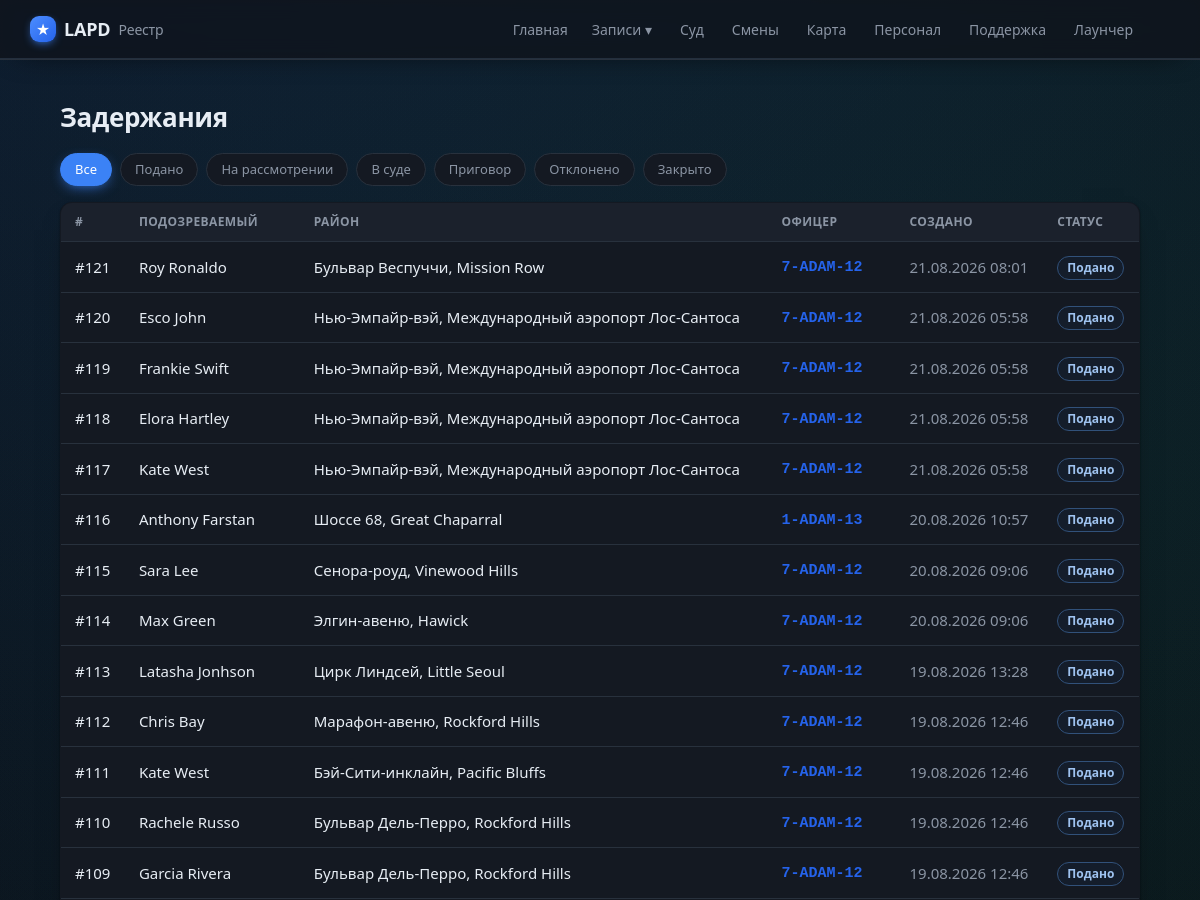
The app's page /cases (upper part), older data.
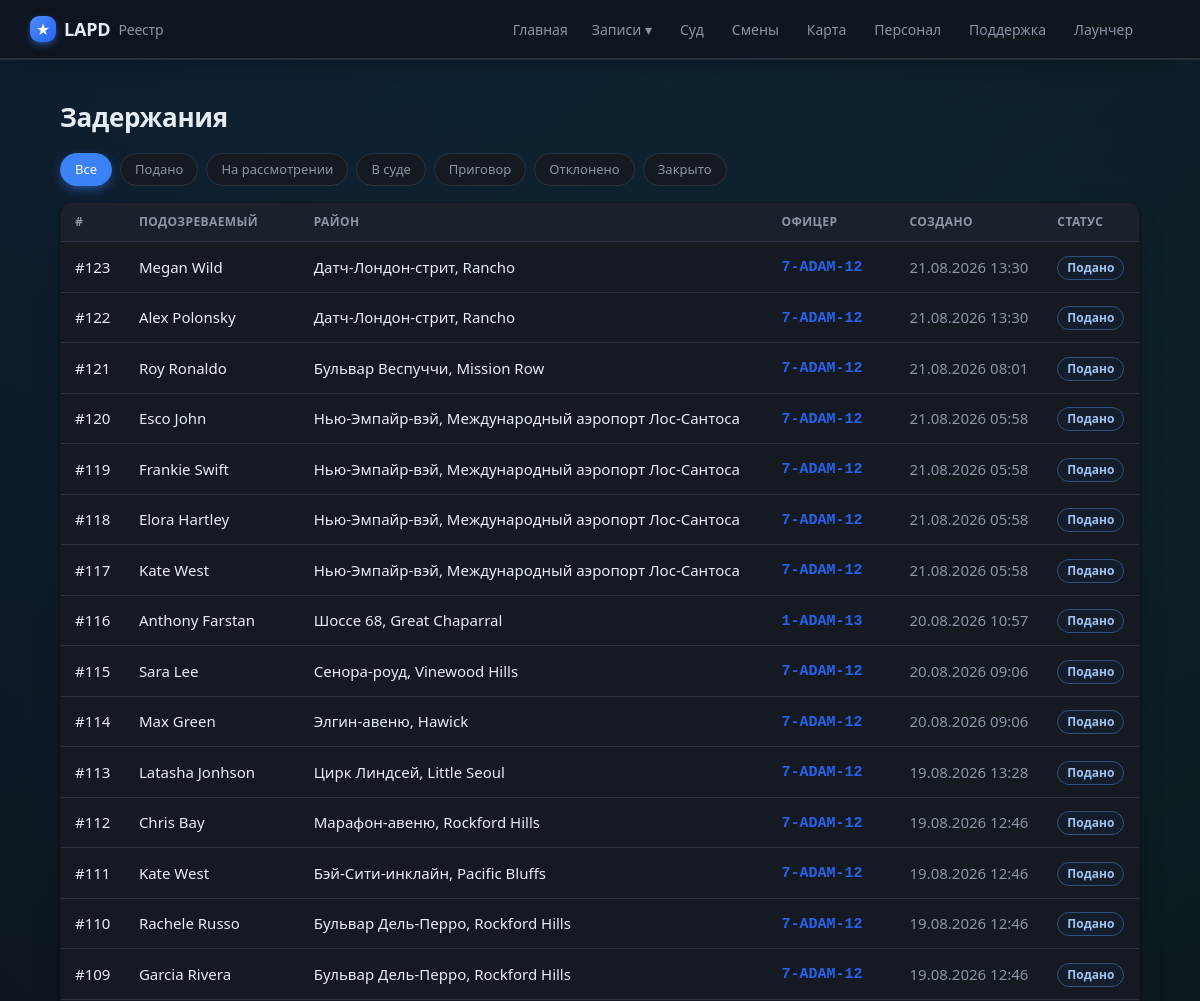
The same page, newer data.
### tables this page shows
CREATE TABLE cases (
                id INTEGER PRIMARY KEY AUTOINCREMENT,
                officer_id INTEGER NOT NULL,
                suspect_name TEXT,
                wanted INTEGER DEFAULT 0,
                license_state TEXT,
                citations INTEGER DEFAULT 0,
                zone TEXT,
                postal TEXT,
                game_time TEXT,
                created_at TEXT NOT NULL,
                screenshot TEXT,
                status TEXT NOT NULL DEFAULT 'submitted',
                discord_sent INTEGER DEFAULT 0,
                vehicle_model TEXT, vehicle_plate TEXT, vehicle_color TEXT,
                charges TEXT, found_items TEXT, reason TEXT, notes TEXT,
                mugshot TEXT, fine INTEGER, bail INTEGER, jail_time TEXT,
                is_test INTEGER DEFAULT 0, external_id TEXT, suspect_dob TEXT,
                FOREIGN KEY (officer_id) REFERENCES officers(id)
            );

CREATE TABLE officers (
                id INTEGER PRIMARY KEY AUTOINCREMENT,
                callsign TEXT UNIQUE NOT NULL,
                name TEXT
            , current_status TEXT, status_since TEXT, rank TEXT, department TEXT, discord TEXT, is_admin INTEGER);

### app/main.py (the view)
@app.route("/cases")
def cases():
    status = request.args.get("status") or None
    return render_template("cases.html", cases=db.list_cases(200, status=status),
                           statuses=db.STATUSES, active_status=status)

### app/db.py (called while the page is built)
def fmt_dt(iso):
    try:
        dt = datetime.datetime.fromisoformat(iso)
        return dt.strftime("%d.%m.%Y %H:%M")
    except Exception:
        return iso or "—"

@contextmanager
def get_conn():
    conn = sqlite3.connect(config.DB_PATH)
    conn.row_factory = sqlite3.Row
    try:
        yield conn
        conn.commit()
    finally:
        conn.close()

def _jsonlist(val):
    if not val:
        return []
    try:
        return json.loads(val)
    except Exception:
        return [x.strip() for x in str(val).split(",") if x.strip()]

def _parse_charge(s):
    import re as _re
    m = _re.match(r"^\s*(\S+)\s·\s(.+?)(?:\s\(([^)]+)\))?\s*$", s or "")
    if m:
        return {"code": m.group(1), "desc": m.group(2), "cls": m.group(3) or ""}
    return {"code": "", "desc": s or "", "cls": ""}

def list_cases(limit=100, officer_id=None, status=None):
    q = """SELECT cases.*, officers.callsign, officers.name AS officer_name
           FROM cases JOIN officers ON officers.id = cases.officer_id"""
    conds, params = [], []
    if officer_id:
        conds.append("cases.officer_id=?"); params.append(officer_id)
    if status:
        conds.append("cases.status=?"); params.append(status)
    if conds:
        q += " WHERE " + " AND ".join(conds)
    q += " ORDER BY cases.id DESC LIMIT ?"; params.append(limit)
    with get_conn() as c:
        return [_row_to_case(r) for r in c.execute(q, params).fetchall()]

def _replace_mojibake_pairs(s):
    for bad, good in sorted(_MOJI_TO_CYR.items(), key=lambda x: len(x[0]), reverse=True):
        s = s.replace(bad, good)
    return s

def _fix_rooms(s):
    return re.sub(r"(\d)([А-Я])", lambda m: m.group(1) + _CYR2LAT.get(m.group(2), m.group(2)), s)

def _cp1251_bytes(s):
    out = bytearray()
    for ch in s:
        try:
            out += ch.encode("cp1251")
        except UnicodeEncodeError:
            code = ord(ch)
            if code < 256:
                out.append(code)
            else:
                raise
    return bytes(out)

### app/main.py (called while the page is built)
@app.context_processor
def inject_globals():
    return {"community": config.COMMUNITY_NAME, "STATUS_RU": db.STATUS_RU,
            "staff_label": db.staff_label,
            "static_export": os.environ.get("STATIC_EXPORT") == "1",
            "build_id": time.strftime("%Y%m%d")}

### app/templates/cases.html (shortened to what this page needs)
{% extends "base.html" %}
{% block content %}
<h1>Задержания</h1>
<div class="filters">
  <a href="{{ url_for('cases') }}" class="chip {{ 'on' if not active_status }}">Все</a>
  {% for s in statuses %}
    <a href="{{ url_for('cases', status=s) }}" class="chip {{ 'on' if active_status==s }}">{{ STATUS_RU[s] }}</a>
  {% endfor %}
</div>
{% if cases %}
<table class="tbl">
  <thead><tr><th>#</th><th>Подозреваемый</th><th>Район</th><th>Офицер</th><th>Создано</th><th>Статус</th></tr></thead>
  <tbody>
  {% for c in cases %}
    <tr onclick="location='{{ url_for('case_view', cid=c.id) }}'">
      <td><a class="row-link" href="{{ url_for('case_view', cid=c.id) }}" onclick="event.stopPropagation()">#{{ c.id }}</a></td>
      <td><a class="row-link" href="{{ url_for('file_view', name=c.suspect_name) }}" onclick="event.stopPropagation()">{{ c.suspect_name }}</a>
        {% if c.wanted %}<span class="tag wanted">розыск</span>{% endif %}</td>
      <td>{% if c.zone %}<a href="{{ url_for('game_map', zone=c.zone) }}" onclick="event.stopPropagation()">{{ c.zone }}</a>{% else %}—{% endif %}</td>
      <td>{% if c.callsign %}<a class="cs" href="{{ url_for('officer_view', callsign=c.callsign) }}" onclick="event.stopPropagation()">{{ c.callsign }}</a>{% else %}—{% endif %}</td>
      <td class="muted">{{ c.created_fmt }}</td>
      <td><span class="tag st-{{ c.status }}">{{ c.status_ru }}</span></td>
    </tr>
  {% endfor %}
  </tbody>
</table>
{% else %}
  <p class="empty">Дел не найдено<span class="empty-sub">Нет записей по выбранному фильтру.</span></p>
{% endif %}
{% endblock %}

### app/templates/base.html (shortened to what this page needs)
<!doctype html>
<html lang="ru">
<head>
  <link rel="stylesheet" href="{{ url_for('static', filename='style.css') }}">
</head>
<body>
  <header class="topbar">
    <div class="wrap">
      <a class="brand" href="{{ url_for('index') }}">
        <span class="badge">★</span> {{ community }} <span class="sub">Реестр</span>
      </a>
      <nav>
        <a class="{% if request.endpoint == 'index' %}active{% endif %}" href="{{ url_for('index') }}">Главная</a>
        <div class="nav-drop">
          <span class="nav-drop-t">Записи ▾</span>
        </div>
        <a class="{% if request.endpoint == 'court' %}active{% endif %}" href="{{ url_for('court') }}">Суд</a>
        <a class="{% if request.endpoint == 'shifts' %}active{% endif %}" href="{{ url_for('shifts') }}">Смены</a>
        <a class="{% if request.endpoint == 'game_map' %}active{% endif %}" href="{{ url_for('game_map') }}">Карта</a>
        <a class="{% if request.endpoint == 'staff' %}active{% endif %}" href="{{ url_for('staff') }}">Персонал</a>
        <a class="{% if request.endpoint == 'support' %}active{% endif %}" href="{{ url_for('support') }}">Поддержка</a>
        <a class="{% if request.endpoint in ['launcher_page','register'] %}active{% endif %}" href="{{ url_for('launcher_page') }}">Лаунчер</a>
      </nav>
    </div>
  </header>
  <main class="wrap">
    {% block content %}{% endblock %}
  </main>
</body>
</html>

### app/static/style.css (style rules this page uses)
:root { --bg:#0a0d12; --surface:#141922; --surface2:#1b212c; --border:#28313d; --text:#e7edf4; --muted:#8b95a4; --accent:#3b82f6; --accent2:#2563eb; --wanted:#ef4444; --ok:#22c55e; --gold:#eab308; --shadow:0 1px 2px rgba(0,0,0,.5), 0 12px 28px -16px rgba(0,0,0,.7); --radius:14px; }
* { box-sizing:border-box }
body { margin:0;background:var(--bg);color:var(--text); font-family:system-ui,-apple-system,"Segoe UI",Roboto,sans-serif;font-size:15px;line-height:1.5 }
a { color:inherit;text-decoration:none }
.wrap { max-width:1040px;margin:0 auto;padding:0 20px }
.topbar { background:var(--surface);border-bottom:1px solid var(--border);position:sticky;top:0;z-index:5 }
.topbar .wrap { display:flex;align-items:center;justify-content:space-between;height:58px }
.brand { font-weight:700;font-size:18px;display:flex;align-items:center;gap:8px }
.brand .sub { color:var(--muted);font-weight:500;font-size:14px }
.badge { display:inline-grid;place-items:center;width:26px;height:26px;border-radius:6px; background:var(--accent);color:#fff;font-size:14px }
nav a { color:var(--muted);margin-left:18px;font-weight:500 }
main.wrap { padding-top:26px;padding-bottom:40px }
h1 { font-size:24px;margin:.2em 0 .6em }
.tbl { width:100%;border-collapse:collapse;background:var(--surface);border:1px solid var(--border);border-radius:12px;overflow:hidden }
.tbl th { text-align:left;font-size:12px;text-transform:uppercase;letter-spacing:.4px;color:var(--muted); padding:10px 14px;border-bottom:1px solid var(--border) }
.tbl td { padding:11px 14px;border-bottom:1px solid var(--border) }
.tbl tbody tr { cursor:pointer;transition:background .12s }
.row-link { color:var(--text);text-decoration:none }
.cs { font-family:ui-monospace,Consolas,monospace;color:var(--gold);font-weight:600 }
.muted { color:var(--muted) }
.tag { display:inline-block;padding:2px 9px;border-radius:20px;font-size:12px;font-weight:600; background:var(--surface2);border:1px solid var(--border);color:var(--muted) }
.st-submitted { color:#9fc3f0;border-color:#31517a;background:#141d2b }
.filters { display:flex;flex-wrap:wrap;gap:8px;margin-bottom:16px }
.chip { padding:6px 14px;border-radius:20px;background:var(--surface);border:1px solid var(--border);color:var(--muted);font-size:13px }
.chip.on { background:var(--accent);color:#fff;border-color:var(--accent) }
body { font-size:15px;-webkit-font-smoothing:antialiased;text-rendering:optimizeLegibility }
.wrap { max-width:1120px }
.topbar { background:rgba(16,20,27,.82);backdrop-filter:saturate(140%) blur(10px); box-shadow:0 1px 0 var(--border),0 10px 30px -20px #000 }
.brand .badge { box-shadow:0 3px 10px -3px var(--accent);background:linear-gradient(135deg,#4c8dff,#2563eb) }
nav a { margin-left:4px;padding:7px 12px;border-radius:9px;transition:background .15s,color .15s;font-size:14px }
h1 { font-size:26px;font-weight:700;letter-spacing:-.3px }
.card,.stat,.tbl,.staff-row,.court-row,.officer-card,.district,.faq p,.dutylog li,.pen,.metric { box-shadow:var(--shadow) }
.chip { transition:.15s;cursor:pointer }
.chip.on { box-shadow:0 4px 14px -5px var(--accent) }
main a.cs,main a[href]:not(.btn):not(.chip):not(.tag):hover { color:var(--accent2) }
.tbl th { background:var(--surface2) }
.tbl td { padding:12px 14px }
nav { display:flex;flex-wrap:wrap;align-items:center }
.nav-drop { position:relative;display:inline-block }
.nav-drop-t { color:var(--muted);padding:7px 12px;border-radius:9px;cursor:pointer; display:inline-block;font-size:14px;transition:background .15s,color .15s }
.nav-drop::after { content:"";position:absolute;left:0;top:100%;width:100%;height:10px }
body { background: radial-gradient(circle at 20% -10%,rgba(59,130,246,.18),transparent 34%), radial-gradient(circle at 90% 8%,rgba(34,197,94,.08),transparent 30%), linear-gradient(180deg,#070b11 0%,#0a0d12 42%,#080b10 100%); }
main.wrap { padding-top:34px }
.topbar { border-bottom-color:rgba(89,111,139,.28) }
.topbar .wrap { max-width:1180px }
.brand { letter-spacing:-.2px }
.brand .badge { border-radius:9px }

Row changes from the older to the newer data that the page shows:
added cases: id "123", suspect_name "Megan Wild", zone "Датч-Лондон-стрит, Rancho", callsign "7-ADAM-12", created_fmt "21.08.2026 13:30", status_ru "Подано"
added cases: id "122", suspect_name "Alex Polonsky", zone "Датч-Лондон-стрит, Rancho", callsign "7-ADAM-12", created_fmt "21.08.2026 13:30", status_ru "Подано"
